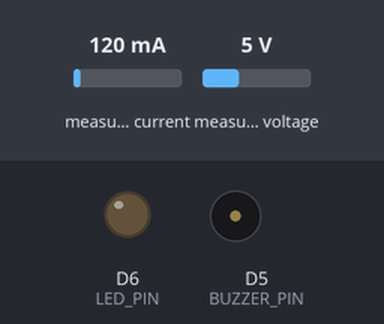
A sketch run on a simulated ESP8266 (NodeMCU). Shown: output pins drawn as LEDs (lit = HIGH), buzzer (waves = sounding, pin HIGH). The inputs (shaded band) are chosen by the test bench; at power-on: measured voltage 5 V, measured current 120 mA. WiFi joins after 1.5 s; servers stay silent unless stated; what the sketch prints to the serial monitor is not drawn.

Above: at 3.0 s.
3.1 s: measured voltage set to 3.3 V
5.2 s: measured voltage set to 3 V
At 6.7 s:
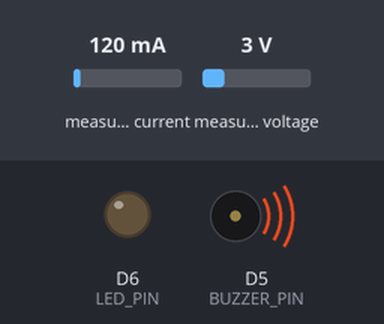
Timing chart, 0 to 8.2 s (numbered marks = the images above; inputs shaded):
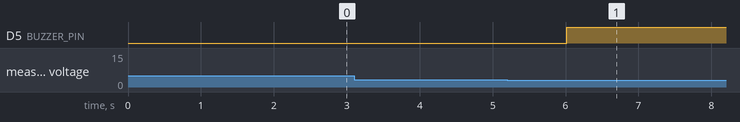

The sketch:

main.ino
```cpp
#include <ESP8266WiFi.h>
#include <BlynkSimpleEsp8266.h>
#include "config.h"
#include "sensors.h"
#include "telemetry.h"

// Objects
Sensors sensors;
Telemetry telemetry(sensors);

void setup() {
  Serial.begin(115200);
  Wire.begin();

  pinMode(BUZZER_PIN, OUTPUT);
  pinMode(LED_PIN, OUTPUT);
  digitalWrite(BUZZER_PIN, LOW);
  digitalWrite(LED_PIN, LOW);

  if (!sensors.begin()) {
    Serial.println("INA219 not found!");
    while (1) { delay(10); }
  }

  Blynk.begin(BLYNK_AUTH_TOKEN, SSID, PASSWORD);
  Serial.println("System started. Waiting for data...");
}

void loop() {
  Blynk.run();
  static unsigned long lastMillis = 0;
  if (millis() - lastMillis > 2000) { // every 2 seconds
    lastMillis = millis();
    telemetry.send();
  }
}
```

sensors.cpp
```cpp
#include "sensors.h"
#include "config.h"

Sensors::Sensors() : currIdx(0), windowFilled(false) {}

bool Sensors::begin() {
  return ina219.begin();
}

float Sensors::getBusVoltage() {
  return ina219.getBusVoltage_V();
}

float Sensors::getShuntVoltage() {
  return ina219.getShuntVoltage_mV();
}

float Sensors::getCurrent() {
  return ina219.getCurrent_mA() / 1000.0;
}

void Sensors::addCurrentSample(float val) {
  currWindow[currIdx++] = val;
  if (currIdx >= AVG_WINDOW) { currIdx = 0; windowFilled = true; }
}

float Sensors::getAvgCurrent() {
  int count = windowFilled ? AVG_WINDOW : currIdx;
  if (count == 0) return 0.0;
  float sum = 0;
  for (int i = 0; i < count; i++) sum += currWindow[i];
  return sum / count;
}
```

sensors.h
```cpp
#ifndef SENSORS_H
#define SENSORS_H

#include <Adafruit_INA219.h>

class Sensors {
public:
  Sensors();
  bool begin();
  float getBusVoltage();
  float getShuntVoltage();
  float getCurrent();      // Raw current in A
  void addCurrentSample(float val);
  float getAvgCurrent();

private:
  Adafruit_INA219 ina219;
  float currWindow[AVG_WINDOW];
  int currIdx;
  bool windowFilled;
};

#endif
```

telemetry.cpp
```cpp
#include "telemetry.h"
#include "config.h"
#include <BlynkSimpleEsp8266.h>
#include <Arduino.h>
#include <math.h>

Telemetry::Telemetry(Sensors &sensorRef)
  : sensors(sensorRef), overcurrentState(false), lowBatState(false), lastNoSunAlert(0) {}

int Telemetry::estimateBatteryPercent(float voltage) {
  if (voltage >= 4.2) return 100;
  if (voltage <= 3.2) return 0;
  return (int)((voltage - 3.2) * 100 / (4.2 - 3.2));
}

void Telemetry::handleNoSun(float busV, float avgCurr, float powerW) {
  if (powerW < NO_SUN_PWR_THRESHOLD && fabs(avgCurr) < 0.02) {
    unsigned long now = millis();
    if (now - lastNoSunAlert > NO_SUN_COOLDOWN) {
      lastNoSunAlert = now;
      Serial.println("⚠ No-sun detected: low solar power");
      Blynk.logEvent("no_charge", "No or very low solar power detected");
      digitalWrite(LED_PIN, HIGH); delay(200); digitalWrite(LED_PIN, LOW);
    }
  }
}

void Telemetry::send() {
  float busV = sensors.getBusVoltage();
  float shuntV = sensors.getShuntVoltage();
  float currA = sensors.getCurrent();

  // Rolling average
  sensors.addCurrentSample(currA);
  float avgCurr = sensors.getAvgCurrent();
  if (fabs(avgCurr) < NOISE_DEADBAND_A) avgCurr = 0.0;

  float powerW = busV * avgCurr;
  int batPercent = estimateBatteryPercent(busV);

  // Serial debug
  Serial.println("====================================");
  Serial.print("Bus Voltage     : "); Serial.print(busV,3); Serial.println(" V");
  Serial.print("Shunt Voltage   : "); Serial.print(shuntV,3); Serial.println(" mV");
  Serial.print("Current (avg)   : "); Serial.print(avgCurr,4); Serial.println(" A");
  Serial.print("Power           : "); Serial.print(powerW,4); Serial.println(" W");
  Serial.print("Battery Level   : "); Serial.print(batPercent); Serial.println(" %");

  // Send to Blynk
  Blynk.virtualWrite(V1, busV);
  Blynk.virtualWrite(V2, avgCurr);
  Blynk.virtualWrite(V3, powerW);
  Blynk.virtualWrite(V4, batPercent);

  // Overcurrent
  const float OVER_CURRENT_ON  = HIGH_CURRENT;
  const float OVER_CURRENT_OFF = HIGH_CURRENT - 0.2;
  if (!overcurrentState && avgCurr > OVER_CURRENT_ON) {
    overcurrentState = true;
    digitalWrite(LED_PIN, HIGH);
    Blynk.logEvent("overcurrent", "Overcurrent detected");
    Serial.println("⚠ ALERT: Overcurrent detected!");
  } else if (overcurrentState && avgCurr < OVER_CURRENT_OFF) {
    overcurrentState = false;
    digitalWrite(LED_PIN, LOW);
    Serial.println("✅ Overcurrent cleared");
  }

  // Low Battery
  const float LOW_ON  = LOW_VOLTAGE;
  const float LOW_OFF = LOW_VOLTAGE + 0.05;
  if (!lowBatState && busV < LOW_ON) {
    lowBatState = true;
    digitalWrite(BUZZER_PIN, HIGH);
    Blynk.logEvent("low_battery", "Battery voltage low");
    Serial.println("⚠ ALERT: Low Battery!");
  } else if (lowBatState && busV > LOW_OFF) {
    lowBatState = false;
    digitalWrite(BUZZER_PIN, LOW);
    Serial.println("✅ Battery voltage back to safe");
  }

  handleNoSun(busV, avgCurr, powerW);
  Serial.println("====================================\n");
}
```

telemetry.h
```cpp
#ifndef TELEMETRY_H
#define TELEMETRY_H

#include "sensors.h"

class Telemetry {
public:
  Telemetry(Sensors &sensorRef);
  void send();
private:
  Sensors &sensors;
  bool overcurrentState;
  bool lowBatState;
  unsigned long lastNoSunAlert;

  int estimateBatteryPercent(float voltage);
  void handleNoSun(float busV, float avgCurr, float powerW);
};

#endif
```

config.h
```cpp
#ifndef CONFIG_H
#define CONFIG_H

// ==== Blynk Settings ====
#define BLYNK_TEMPLATE_ID "TMPL34M7plMQB"
#define BLYNK_TEMPLATE_NAME "Grid"
#define BLYNK_AUTH_TOKEN "uRwUsMnLSqODQ49XpJHhNruvKm27XQkw"

// ==== Wi-Fi Credentials ====
const char SSID[] = "SIH 2025";
const char PASSWORD[] = "88888888";

// ==== Hardware Pins ====
#define BUZZER_PIN D5
#define LED_PIN    D6

// ==== Thresholds ====
const float LOW_VOLTAGE   = 3.2;   // Li-Ion low battery
const float HIGH_CURRENT  = 1.5;   // Overcurrent in A
const float NO_SUN_PWR_THRESHOLD = 0.05; // <50 mW → no sun

// ==== Noise Filtering ====
const float NOISE_DEADBAND_A = 0.005; // Ignore <5 mA
const int AVG_WINDOW = 6;             // Rolling average

// ==== No Sun Alert Cooldown ====
const unsigned long NO_SUN_COOLDOWN = 5 * 60 * 1000; // 5 min

#endif
```

Measured:
- the behaviour switches between 3.2 and 3.1 V on measured voltage (found by bisection; images 0 and 1)
- after the input at 3.1 s, every drawn part: stays the same
- after the input at 5.2 s, D5 (BUZZER_PIN): LOW → HIGH after 0.82 s
